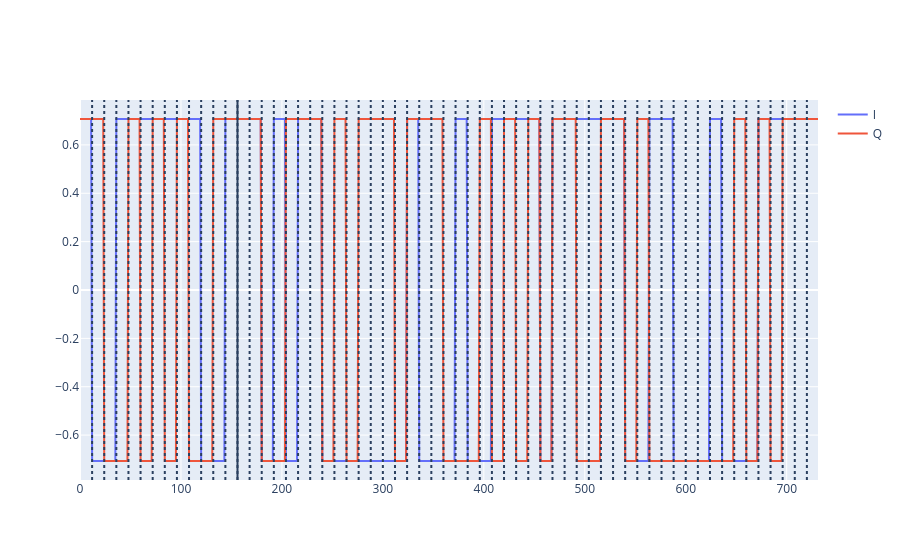

Here is the notebook cell this chart was saved with:
### Code cell
# Plot our QPSK modulated packet, so we can get an idea of what it looks like
fig = go.Figure()

fig.add_scatter(
    x=np.linspace(0, qpsk.size, qpsk.size, endpoint=False), y=qpsk.real, name="I"
)

fig.add_scatter(
    x=np.linspace(0, qpsk.size, qpsk.size, endpoint=False), y=qpsk.imag, name="Q"
)

# Add a dotted line between each symbol
for i in range(SAMPLES_PER_SYMBOL, qpsk.size, SAMPLES_PER_SYMBOL):
    fig.add_vline(i, line=go.layout.shape.Line(dash="dot"))

# Add a thicker line at the end of our preamble
fig.add_vline(MESSAGE_PREAMBLE.size)

fig.show()

### Figure 1 — Plotly figure (JSON) as saved in the notebook; plotly's stock layout.template omitted (floating-point values rounded to 4 significant figures; data arrays with more than 128 entries replaced by an {"elided": "..."} marker saying what was removed)
{"data": [{"name": "I", "type": "scatter", "x": {"elided": "732 float values"}, "y": {"elided": "732 float values"}}, {"name": "Q", "type": "scatter", "x": {"elided": "732 float values"}, "y": {"elided": "732 float values"}}], "layout": {"shapes": [{"line": {"dash": "dot"}, "type": "line", "x0": 12, "x1": 12, "xref": "x", "y0": 0, "y1": 1, "yref": "y domain"}, {"line": {"dash": "dot"}, "type": "line", "x0": 24, "x1": 24, "xref": "x", "y0": 0, "y1": 1, "yref": "y domain"}, {"line": {"dash": "dot"}, "type": "line", "x0": 36, "x1": 36, "xref": "x", "y0": 0, "y1": 1, "yref": "y domain"}, {"line": {"dash": "dot"}, "type": "line", "x0": 48, "x1": 48, "xref": "x", "y0": 0, "y1": 1, "yref": "y domain"}, {"line": {"dash": "dot"}, "type": "line", "x0": 60, "x1": 60, "xref": "x", "y0": 0, "y1": 1, "yref": "y domain"}, {"line": {"dash": "dot"}, "type": "line", "x0": 72, "x1": 72, "xref": "x", "y0": 0, "y1": 1, "yref": "y domain"}, {"line": {"dash": "dot"}, "type": "line", "x0": 84, "x1": 84, "xref": "x", "y0": 0, "y1": 1, "yref": "y domain"}, {"line": {"dash": "dot"}, "type": "line", "x0": 96, "x1": 96, "xref": "x", "y0": 0, "y1": 1, "yref": "y domain"}, {"line": {"dash": "dot"}, "type": "line", "x0": 108, "x1": 108, "xref": "x", "y0": 0, "y1": 1, "yref": "y domain"}, {"line": {"dash": "dot"}, "type": "line", "x0": 120, "x1": 120, "xref": "x", "y0": 0, "y1": 1, "yref": "y domain"}, {"line": {"dash": "dot"}, "type": "line", "x0": 132, "x1": 132, "xref": "x", "y0": 0, "y1": 1, "yref": "y domain"}, {"line": {"dash": "dot"}, "type": "line", "x0": 144, "x1": 144, "xref": "x", "y0": 0, "y1": 1, "yref": "y domain"}, {"line": {"dash": "dot"}, "type": "line", "x0": 156, "x1": 156, "xref": "x", "y0": 0, "y1": 1, "yref": "y domain"}, {"line": {"dash": "dot"}, "type": "line", "x0": 168, "x1": 168, "xref": "x", "y0": 0, "y1": 1, "yref": "y domain"}, {"line": {"dash": "dot"}, "type": "line", "x0": 180, "x1": 180, "xref": "x", "y0": 0, "y1": 1, "yref": "y domain"}, {"line": {"dash": "dot"}, "type": "line", "x0": 192, "x1": 192, "xref": "x", "y0": 0, "y1": 1, "yref": "y domain"}, {"line": {"dash": "dot"}, "type": "line", "x0": 204, "x1": 204, "xref": "x", "y0": 0, "y1": 1, "yref": "y domain"}, {"line": {"dash": "dot"}, "type": "line", "x0": 216, "x1": 216, "xref": "x", "y0": 0, "y1": 1, "yref": "y domain"}, {"line": {"dash": "dot"}, "type": "line", "x0": 228, "x1": 228, "xref": "x", "y0": 0, "y1": 1, "yref": "y domain"}, {"line": {"dash": "dot"}, "type": "line", "x0": 240, "x1": 240, "xref": "x", "y0": 0, "y1": 1, "yref": "y domain"}, {"line": {"dash": "dot"}, "type": "line", "x0": 252, "x1": 252, "xref": "x", "y0": 0, "y1": 1, "yref": "y domain"}, {"line": {"dash": "dot"}, "type": "line", "x0": 264, "x1": 264, "xref": "x", "y0": 0, "y1": 1, "yref": "y domain"}, {"line": {"dash": "dot"}, "type": "line", "x0": 276, "x1": 276, "xref": "x", "y0": 0, "y1": 1, "yref": "y domain"}, {"line": {"dash": "dot"}, "type": "line", "x0": 288, "x1": 288, "xref": "x", "y0": 0, "y1": 1, "yref": "y domain"}, {"line": {"dash": "dot"}, "type": "line", "x0": 300, "x1": 300, "xref": "x", "y0": 0, "y1": 1, "yref": "y domain"}, {"line": {"dash": "dot"}, "type": "line", "x0": 312, "x1": 312, "xref": "x", "y0": 0, "y1": 1, "yref": "y domain"}, {"line": {"dash": "dot"}, "type": "line", "x0": 324, "x1": 324, "xref": "x", "y0": 0, "y1": 1, "yref": "y domain"}, {"line": {"dash": "dot"}, "type": "line", "x0": 336, "x1": 336, "xref": "x", "y0": 0, "y1": 1, "yref": "y domain"}, {"line": {"dash": "dot"}, "type": "line", "x0": 348, "x1": 348, "xref": "x", "y0": 0, "y1": 1, "yref": "y domain"}, {"line": {"dash": "dot"}, "type": "line", "x0": 360, "x1": 360, "xref": "x", "y0": 0, "y1": 1, "yref": "y domain"}, {"line": {"dash": "dot"}, "type": "line", "x0": 372, "x1": 372, "xref": "x", "y0": 0, "y1": 1, "yref": "y domain"}, {"line": {"dash": "dot"}, "type": "line", "x0": 384, "x1": 384, "xref": "x", "y0": 0, "y1": 1, "yref": "y domain"}, {"line": {"dash": "dot"}, "type": "line", "x0": 396, "x1": 396, "xref": "x", "y0": 0, "y1": 1, "yref": "y domain"}, {"line": {"dash": "dot"}, "type": "line", "x0": 408, "x1": 408, "xref": "x", "y0": 0, "y1": 1, "yref": "y domain"}, {"line": {"dash": "dot"}, "type": "line", "x0": 420, "x1": 420, "xref": "x", "y0": 0, "y1": 1, "yref": "y domain"}, {"line": {"dash": "dot"}, "type": "line", "x0": 432, "x1": 432, "xref": "x", "y0": 0, "y1": 1, "yref": "y domain"}, {"line": {"dash": "dot"}, "type": "line", "x0": 444, "x1": 444, "xref": "x", "y0": 0, "y1": 1, "yref": "y domain"}, {"line": {"dash": "dot"}, "type": "line", "x0": 456, "x1": 456, "xref": "x", "y0": 0, "y1": 1, "yref": "y domain"}, {"line": {"dash": "dot"}, "type": "line", "x0": 468, "x1": 468, "xref": "x", "y0": 0, "y1": 1, "yref": "y domain"}, {"line": {"dash": "dot"}, "type": "line", "x0": 480, "x1": 480, "xref": "x", "y0": 0, "y1": 1, "yref": "y domain"}, {"line": {"dash": "dot"}, "type": "line", "x0": 492, "x1": 492, "xref": "x", "y0": 0, "y1": 1, "yref": "y domain"}, {"line": {"dash": "dot"}, "type": "line", "x0": 504, "x1": 504, "xref": "x", "y0": 0, "y1": 1, "yref": "y domain"}, {"line": {"dash": "dot"}, "type": "line", "x0": 516, "x1": 516, "xref": "x", "y0": 0, "y1": 1, "yref": "y domain"}, {"line": {"dash": "dot"}, "type": "line", "x0": 528, "x1": 528, "xref": "x", "y0": 0, "y1": 1, "yref": "y domain"}, {"line": {"dash": "dot"}, "type": "line", "x0": 540, "x1": 540, "xref": "x", "y0": 0, "y1": 1, "yref": "y domain"}, {"line": {"dash": "dot"}, "type": "line", "x0": 552, "x1": 552, "xref": "x", "y0": 0, "y1": 1, "yref": "y domain"}, {"line": {"dash": "dot"}, "type": "line", "x0": 564, "x1": 564, "xref": "x", "y0": 0, "y1": 1, "yref": "y domain"}, {"line": {"dash": "dot"}, "type": "line", "x0": 576, "x1": 576, "xref": "x", "y0": 0, "y1": 1, "yref": "y domain"}, {"line": {"dash": "dot"}, "type": "line", "x0": 588, "x1": 588, "xref": "x", "y0": 0, "y1": 1, "yref": "y domain"}, {"line": {"dash": "dot"}, "type": "line", "x0": 600, "x1": 600, "xref": "x", "y0": 0, "y1": 1, "yref": "y domain"}, {"line": {"dash": "dot"}, "type": "line", "x0": 612, "x1": 612, "xref": "x", "y0": 0, "y1": 1, "yref": "y domain"}, {"line": {"dash": "dot"}, "type": "line", "x0": 624, "x1": 624, "xref": "x", "y0": 0, "y1": 1, "yref": "y domain"}, {"line": {"dash": "dot"}, "type": "line", "x0": 636, "x1": 636, "xref": "x", "y0": 0, "y1": 1, "yref": "y domain"}, {"line": {"dash": "dot"}, "type": "line", "x0": 648, "x1": 648, "xref": "x", "y0": 0, "y1": 1, "yref": "y domain"}, {"line": {"dash": "dot"}, "type": "line", "x0": 660, "x1": 660, "xref": "x", "y0": 0, "y1": 1, "yref": "y domain"}, {"line": {"dash": "dot"}, "type": "line", "x0": 672, "x1": 672, "xref": "x", "y0": 0, "y1": 1, "yref": "y domain"}, {"line": {"dash": "dot"}, "type": "line", "x0": 684, "x1": 684, "xref": "x", "y0": 0, "y1": 1, "yref": "y domain"}, {"line": {"dash": "dot"}, "type": "line", "x0": 696, "x1": 696, "xref": "x", "y0": 0, "y1": 1, "yref": "y domain"}, {"line": {"dash": "dot"}, "type": "line", "x0": 708, "x1": 708, "xref": "x", "y0": 0, "y1": 1, "yref": "y domain"}, {"line": {"dash": "dot"}, "type": "line", "x0": 720, "x1": 720, "xref": "x", "y0": 0, "y1": 1, "yref": "y domain"}, {"type": "line", "x0": 156, "x1": 156, "xref": "x", "y0": 0, "y1": 1, "yref": "y domain"}]}}
